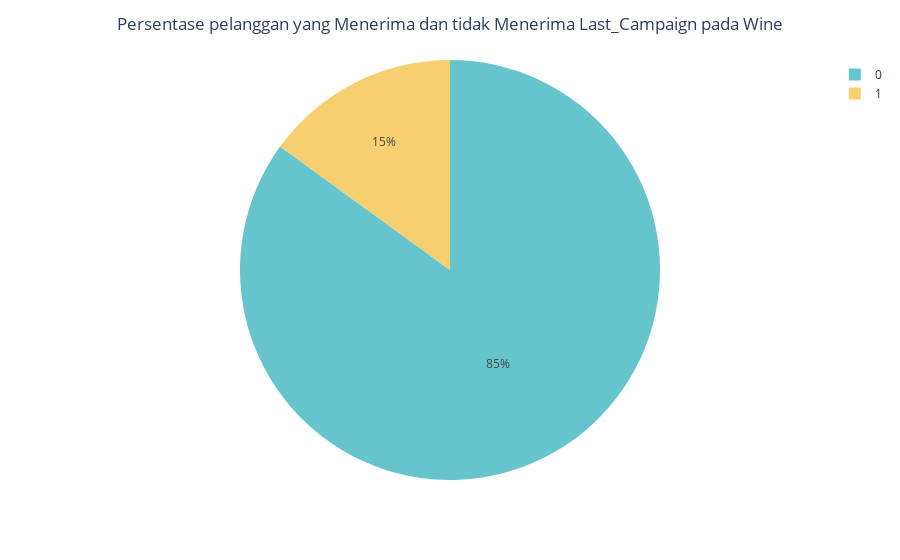

This figure's notebook cell:
### Markdown cell above
* Sebaran pelanggan yang membeli `Wine` berdasarkan pelanggan yang `menerima` dan `tidak menerima` Last_Campaign

### Code cell
wine_buyers = df[df['Wines'] > 0]

campaign_distribution = wine_buyers['Last_Campaign'].value_counts()

pie_chart = px.pie(
    values=campaign_distribution.values,
    names=campaign_distribution.index,
    color_discrete_sequence=px.colors.qualitative.Pastel
)

pie_chart.update_layout(title_text='Persentase pelanggan yang Menerima dan tidak Menerima Last_Campaign pada Wine', title_x=0.5)
pie_chart.show()

### Figure 1 — Plotly figure (JSON) as saved in the notebook; plotly's stock layout.template omitted (floating-point values rounded to 4 significant figures)
{"data": [{"domain": {"x": [0, 1], "y": [0, 1]}, "hovertemplate": "label=%{label}<br>value=%{value}<extra></extra>", "labels": [0, 1], "legendgroup": "", "name": "", "showlegend": true, "type": "pie", "values": [1892, 334]}], "layout": {"legend": {"tracegroupgap": 0}, "margin": {"t": 60}, "piecolorway": ["rgb(102, 197, 204)", "rgb(246, 207, 113)", "rgb(248, 156, 116)", "rgb(220, 176, 242)", "rgb(135, 197, 95)", "rgb(158, 185, 243)", "rgb(254, 136, 177)", "rgb(201, 219, 116)", "rgb(139, 224, 164)", "rgb(180, 151, 231)", "rgb(179, 179, 179)"], "title": {"text": "Persentase pelanggan yang Menerima dan tidak Menerima Last_Campaign pada Wine", "x": 0.5}}}
